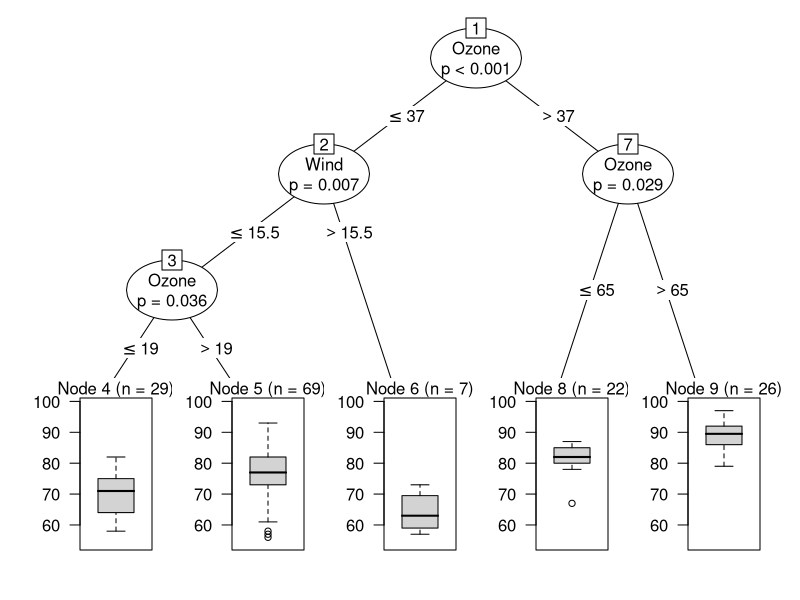

The R script that drew this image:
#탐색적 작업 때 주로 사용
library(party)
str(airquality)
summary(airquality)
air_ctree <- ctree(Temp~Solar.R+Wind+Ozone,airquality)
air_ctree
plot(air_ctree,mar=.1)
#*체크된건 더이상 하지 않는 부분
